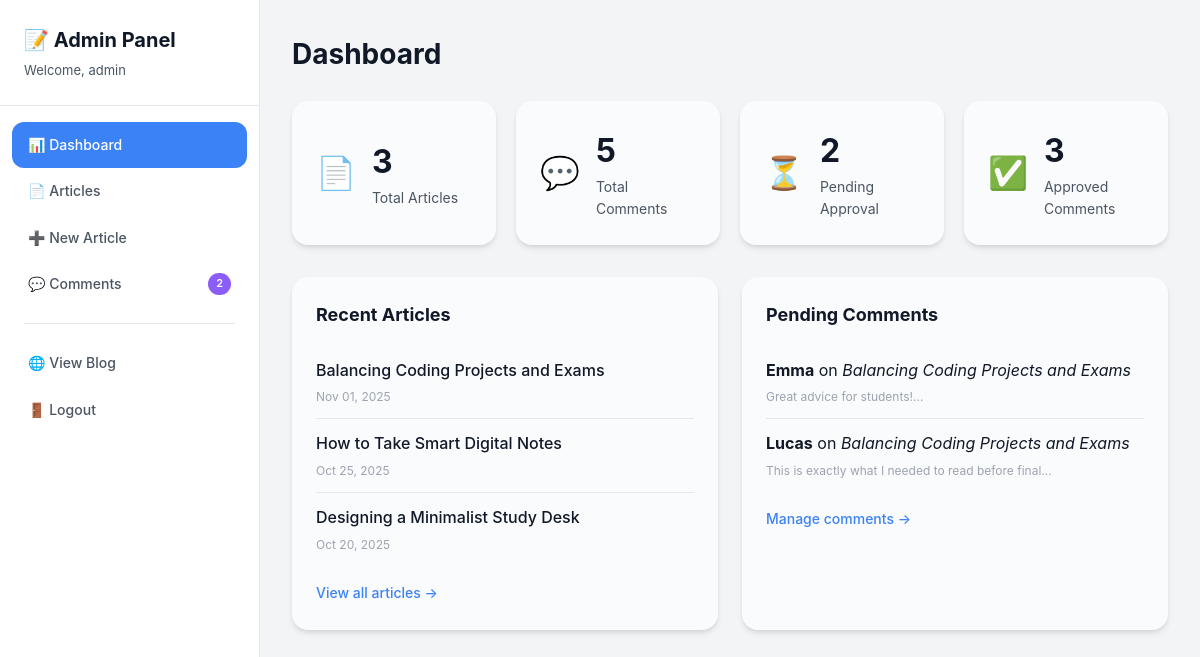
The page /admin/index.php (signed in) on the database its author committed.
### tables this page shows
CREATE TABLE IF NOT EXISTS articles (
    id INT AUTO_INCREMENT PRIMARY KEY,
    title VARCHAR(255) NOT NULL,
    summary TEXT,
    content TEXT NOT NULL,
    author VARCHAR(100) DEFAULT 'Anonymous',
    image_url VARCHAR(500),
    tags VARCHAR(255),
    read_time INT DEFAULT 5,
    created_at TIMESTAMP DEFAULT CURRENT_TIMESTAMP,
    updated_at TIMESTAMP DEFAULT CURRENT_TIMESTAMP ON UPDATE CURRENT_TIMESTAMP
);

CREATE TABLE IF NOT EXISTS comments (
    id INT AUTO_INCREMENT PRIMARY KEY,
    article_id INT NOT NULL,
    author VARCHAR(100) DEFAULT 'Anonymous',
    content TEXT NOT NULL,
    is_approved BOOLEAN DEFAULT FALSE,
    created_at TIMESTAMP DEFAULT CURRENT_TIMESTAMP,
    FOREIGN KEY (article_id) REFERENCES articles(id) ON DELETE CASCADE
);

### admin/includes/auth.php (called while the page is built, shortened)
<?php
function getAdminUsername() {
    return isset($_SESSION['admin_username']) ? $_SESSION['admin_username'] : '';
}
?>

### includes/config.php (called while the page is built, shortened)
<?php
function escape($string) {
    return htmlspecialchars($string, ENT_QUOTES, 'UTF-8');
}
function formatDate($date) {
    return date('M d, Y', strtotime($date));
}
?>

### admin/index.php (the view, shortened to what this page needs)
<?php
require_once 'includes/auth.php';
require_once '../includes/config.php';
$pdo = getDbConnection();
$totalArticles = $pdo->query("SELECT COUNT(*) FROM articles")->fetchColumn();
$totalComments = $pdo->query("SELECT COUNT(*) FROM comments")->fetchColumn();
$pendingComments = $pdo->query("SELECT COUNT(*) FROM comments WHERE is_approved = FALSE")->fetchColumn();
$approvedComments = $pdo->query("SELECT COUNT(*) FROM comments WHERE is_approved = TRUE")->fetchColumn();
$recentArticles = $pdo->query("SELECT * FROM articles ORDER BY created_at DESC LIMIT 5")->fetchAll();
$recentPending = $pdo->query("SELECT c.*, a.title as article_title FROM comments c JOIN articles a ON c.article_id = a.id WHERE c.is_approved = FALSE ORDER BY c.created_at DESC LIMIT 5")->fetchAll();
$currentTheme = isset($_COOKIE['theme']) ? $_COOKIE['theme'] : 'light';
?>
<!DOCTYPE html>
<html lang="en" data-theme="<?php echo htmlspecialchars($currentTheme); ?>">
<head>
    <link rel="stylesheet" href="/styles/base.css">
    <link rel="stylesheet" href="/styles/themes.css">
    <link rel="stylesheet" href="/styles/admin.css">
</head>
<body>
    <div class="admin-layout">
        <aside class="admin-sidebar">
            <div class="admin-brand">
                <h2>📝 Admin Panel</h2>
                <p>Welcome, <?php echo escape(getAdminUsername()); ?></p>
            </div>
            <nav class="admin-nav">
                <a href="/admin/index.php" class="admin-nav-link active">📊 Dashboard</a>
                <a href="/admin/articles.php" class="admin-nav-link">📄 Articles</a>
                <a href="/admin/article-form.php" class="admin-nav-link">➕ New Article</a>
                <a href="/admin/comments.php" class="admin-nav-link">
                    💬 Comments
                    <?php if ($pendingComments > 0): ?>
                    <span class="badge"><?php echo $pendingComments; ?></span>
                    <?php endif; ?>
                </a>
                <hr>
                <a href="/index.php" class="admin-nav-link" target="_blank">🌐 View Blog</a>
                <a href="/admin/logout.php" class="admin-nav-link">🚪 Logout</a>
            </nav>
        </aside>
        <main class="admin-main">
            <header class="admin-header">
                <h1>Dashboard</h1>
            </header>
            <div class="stats-grid">
                <div class="stat-card">
                    <div class="stat-icon">📄</div>
                    <div class="stat-content">
                        <div class="stat-number"><?php echo $totalArticles; ?></div>
                        <div class="stat-label">Total Articles</div>
                    </div>
                </div>
                <div class="stat-card">
                    <div class="stat-icon">💬</div>
                    <div class="stat-content">
                        <div class="stat-number"><?php echo $totalComments; ?></div>
                        <div class="stat-label">Total Comments</div>
                    </div>
                </div>
                <div class="stat-card">
                    <div class="stat-icon">⏳</div>
                    <div class="stat-content">
                        <div class="stat-number"><?php echo $pendingComments; ?></div>
                        <div class="stat-label">Pending Approval</div>
                    </div>
                </div>
                <div class="stat-card">
                    <div class="stat-icon">✅</div>
                    <div class="stat-content">
                        <div class="stat-number"><?php echo $approvedComments; ?></div>
                        <div class="stat-label">Approved Comments</div>
                    </div>
                </div>
            </div>
            <div class="admin-grid">
                <section class="admin-card">
                    <h2>Recent Articles</h2>
                    <?php if (empty($recentArticles)): ?>
                    <p class="empty-message">No articles yet.</p>
                    <?php else: ?>
                    <ul class="admin-list">
                        <?php foreach ($recentArticles as $article): ?>
                        <li class="admin-list-item">
                            <a href="/admin/article-form.php?id=<?php echo $article['id']; ?>">
                                <?php echo escape($article['title']); ?>
                            </a>
                            <small><?php echo formatDate($article['created_at']); ?></small>
                        </li>
                        <?php endforeach; ?>
                    </ul>
                    <?php endif; ?>
                    <a href="/admin/articles.php" class="admin-link">View all articles →</a>
                </section>
                <section class="admin-card">
                    <h2>Pending Comments</h2>
                    <?php if (empty($recentPending)): ?>
                    <p class="empty-message">No pending comments. 🎉</p>
                    <?php else: ?>
                    <ul class="admin-list">
                        <?php foreach ($recentPending as $comment): ?>
                        <li class="admin-list-item">
                            <div>
                                <strong><?php echo escape($comment['author']); ?></strong> on
                                <em><?php echo escape($comment['article_title']); ?></em>
                            </div>
                            <small><?php echo escape(substr($comment['content'], 0, 50)); ?>...</small>
                        </li>
                        <?php endforeach; ?>
                    </ul>
                    <?php endif; ?>
                    <a href="/admin/comments.php" class="admin-link">Manage comments →</a>
                </section>
            </div>
        </main>
    </div>
</body>
</html>

### styles/base.css (style rules this page uses)
:root { --font-sans: -apple-system, BlinkMacSystemFont, "Segoe UI", Roboto, "Helvetica Neue", Arial, sans-serif; --font-mono: "SF Mono", Monaco, "Cascadia Code", "Roboto Mono", Consolas, monospace; --radius-sm: 8px; --radius-md: 12px; --radius-lg: 16px; --radius-xl: 24px; --shadow-sm: 0 1px 2px 0 rgba(0, 0, 0, 0.05); --shadow-md: 0 4px 6px -1px rgba(0, 0, 0, 0.1), 0 2px 4px -1px rgba(0, 0, 0, 0.06); --shadow-lg: 0 10px 15px -3px rgba(0, 0, 0, 0.1), 0 4px 6px -2px rgba(0, 0, 0, 0.05); --shadow-xl: 0 20px 25px -5px rgba(0, 0, 0, 0.1), 0 10px 10px -5px rgba(0, 0, 0, 0.04); --transition-fast: 150ms cubic-bezier(0.4, 0, 0.2, 1); --transition-base: 200ms cubic-bezier(0.4, 0, 0.2, 1); --transition-slow: 300ms cubic-bezier(0.4, 0, 0.2, 1); --z-base: 1; --z-dropdown: 10; --z-sticky: 20; --z-fixed: 30; --z-modal: 40; --z-toast: 50; }
* { box-sizing: border-box; margin: 0; padding: 0; }
html { scroll-behavior: smooth; }
body { font-family: var(--font-sans); font-size: 16px; line-height: 1.6; color: var(--text-primary); background-color: var(--bg-primary); transition: background-color var(--transition-base), color var(--transition-base); -webkit-font-smoothing: antialiased; -moz-osx-font-smoothing: grayscale; }
a { color: var(--accent-primary); text-decoration: none; transition: color var(--transition-fast); }

### styles/themes.css (style rules this page uses)
[data-theme="light"] { --bg-primary: #fafbfc; --bg-secondary: #f3f4f6; --bg-tertiary: #e5e7eb; --bg-elevated: #ffffff; --text-primary: #111827; --text-secondary: #4b5563; --text-tertiary: #9ca3af; --border-primary: #e5e7eb; --border-secondary: #f3f4f6; --border-hover: #d1d5db; --accent-primary: #3b82f6; --accent-secondary: #8b5cf6; --accent-hover: #2563eb; }

### styles/admin.css (style rules this page uses)
.admin-layout { display: flex; min-height: 100vh; }
.admin-sidebar { width: 260px; background: var(--bg-elevated); border-right: 1px solid var(--border-primary); padding: 24px 0; position: fixed; top: 0; left: 0; height: 100vh; overflow-y: auto; }
.admin-brand { padding: 0 24px 24px; border-bottom: 1px solid var(--border-primary); margin-bottom: 16px; }
.admin-brand h2 { font-size: 20px; margin-bottom: 4px; color: var(--text-primary); }
.admin-brand p { font-size: 13px; color: var(--text-secondary); }
.admin-nav { padding: 0 12px; }
.admin-nav hr { border: none; border-top: 1px solid var(--border-primary); margin: 16px 12px; }
.admin-nav-link { display: flex; align-items: center; gap: 8px; padding: 12px 16px; border-radius: var(--radius-md); color: var(--text-secondary); font-size: 14px; font-weight: 500; transition: all var(--transition-fast); text-decoration: none; }
.admin-nav-link.active { background: var(--accent-primary); color: white; }
.badge { background: var(--accent-secondary); color: white; font-size: 11px; font-weight: 600; padding: 2px 8px; border-radius: 12px; margin-left: auto; }
.admin-main { flex: 1; margin-left: 260px; padding: 32px; background: var(--bg-secondary); min-height: 100vh; }
.admin-header { display: flex; align-items: center; justify-content: space-between; margin-bottom: 24px; }
.admin-header h1 { font-size: 28px; color: var(--text-primary); }
.stats-grid { display: grid; grid-template-columns: repeat(auto-fit, minmax(200px, 1fr)); gap: 20px; margin-bottom: 32px; }
.stat-card { background: var(--bg-primary); padding: 24px; border-radius: var(--radius-lg); box-shadow: var(--shadow-md); display: flex; align-items: center; gap: 16px; }
.stat-icon { font-size: 32px; }
.stat-number { font-size: 32px; font-weight: 700; color: var(--text-primary); }
.stat-label { font-size: 14px; color: var(--text-secondary); }
.admin-grid { display: grid; grid-template-columns: repeat(auto-fit, minmax(350px, 1fr)); gap: 24px; }
.admin-card { background: var(--bg-primary); padding: 24px; border-radius: var(--radius-lg); box-shadow: var(--shadow-md); }
.admin-card h2 { font-size: 18px; margin-bottom: 16px; color: var(--text-primary); }
.admin-list { list-style: none; }
.admin-list-item { padding: 12px 0; border-bottom: 1px solid var(--border-primary); }
.admin-list-item:last-child { border-bottom: none; }
.admin-list-item a { color: var(--text-primary); font-weight: 500; }
.admin-list-item small { display: block; color: var(--text-tertiary); font-size: 12px; margin-top: 4px; }
.admin-link { display: inline-block; margin-top: 16px; color: var(--accent-primary); font-size: 14px; font-weight: 500; }

### rows shown on the page
articles: title "Balancing Coding Projects and Exams", created_at "Nov 01, 2025"
articles: title "How to Take Smart Digital Notes", created_at "Oct 25, 2025"
articles: title "Designing a Minimalist Study Desk", created_at "Oct 20, 2025"
comments: author "Emma", article.title "Balancing Coding Projects and Exams", content "Great advice for students!"
comments: author "Lucas", article.title "Balancing Coding Projects and Exams", content "This is exactly what I needed to read before final"

### other values the page prints
getAdminUsername() "admin"
$pendingComments "2"
$totalArticles "3"
$totalComments "5"
$approvedComments "3"
